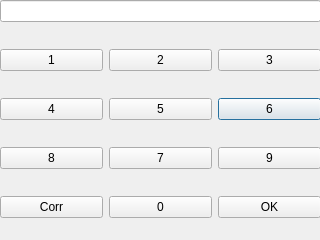
<?xml version="1.0" encoding="UTF-8"?>
<ui version="4.0">
 <class>keypad</class>
 <widget class="QDialog" name="keypad">
  <property name="geometry">
   <rect>
    <x>0</x>
    <y>0</y>
    <width>320</width>
    <height>240</height>
   </rect>
  </property>
  <property name="windowTitle">
   <string>Dialog</string>
  </property>
  <widget class="QWidget" name="verticalLayoutWidget">
   <property name="geometry">
    <rect>
     <x>0</x>
     <y>0</y>
     <width>321</width>
     <height>241</height>
    </rect>
   </property>
   <layout class="QVBoxLayout" name="verticalLayout">
    <item>
     <widget class="QLineEdit" name="keypadDisplay"/>
    </item>
    <item>
     <widget class="QWidget" name="keys" native="true">
      <widget class="QWidget" name="gridLayoutWidget">
       <property name="geometry">
        <rect>
         <x>0</x>
         <y>0</y>
         <width>321</width>
         <height>211</height>
        </rect>
       </property>
       <layout class="QGridLayout" name="gridLayout">
        <item row="1" column="2">
         <widget class="QPushButton" name="key6">
          <property name="text">
           <string>6</string>
          </property>
         </widget>
        </item>
        <item row="0" column="0">
         <widget class="QPushButton" name="key1">
          <property name="text">
           <string>1</string>
          </property>
         </widget>
        </item>
        <item row="0" column="1">
         <widget class="QPushButton" name="key2">
          <property name="text">
           <string>2</string>
          </property>
         </widget>
        </item>
        <item row="2" column="0">
         <widget class="QPushButton" name="key8">
          <property name="text">
           <string>8</string>
          </property>
         </widget>
        </item>
        <item row="1" column="0">
         <widget class="QPushButton" name="key4">
          <property name="text">
           <string>4</string>
          </property>
         </widget>
        </item>
        <item row="1" column="1">
         <widget class="QPushButton" name="key5">
          <property name="text">
           <string>5</string>
          </property>
         </widget>
        </item>
        <item row="2" column="1">
         <widget class="QPushButton" name="key7">
          <property name="text">
           <string>7</string>
          </property>
         </widget>
        </item>
        <item row="0" column="2">
         <widget class="QPushButton" name="key3">
          <property name="text">
           <string>3</string>
          </property>
         </widget>
        </item>
        <item row="2" column="2">
         <widget class="QPushButton" name="key9">
          <property name="text">
           <string>9</string>
          </property>
         </widget>
        </item>
        <item row="3" column="0">
         <widget class="QPushButton" name="keyCorr">
          <property name="text">
           <string>Corr</string>
          </property>
         </widget>
        </item>
        <item row="3" column="1">
         <widget class="QPushButton" name="key0">
          <property name="text">
           <string>0</string>
          </property>
         </widget>
        </item>
        <item row="3" column="2">
         <widget class="QPushButton" name="keyOK">
          <property name="text">
           <string>OK</string>
          </property>
         </widget>
        </item>
       </layout>
      </widget>
     </widget>
    </item>
   </layout>
  </widget>
 </widget>
 <resources/>
 <connections/>
</ui>
